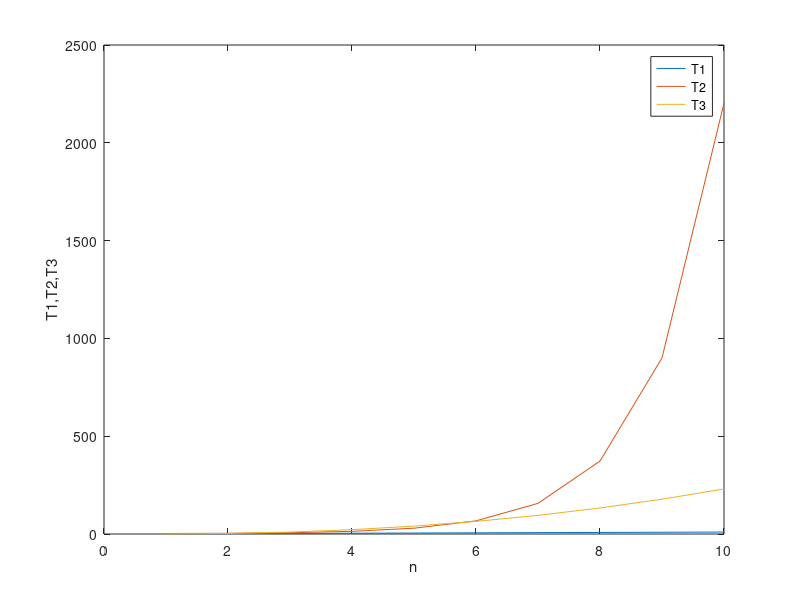

The MATLAB script that drew this image:
function MM220Q2()
n = [1:1:10];
T1 = n;
T2 = exp(n)./n;
T3 = n.*n.*log(n);
plot(n,T1,n,T2,n,T3);
xlabel('n');
ylabel('T1,T2,T3');
legend('T1','T2','T3');
print('MM220Q2','-dpng')
end
